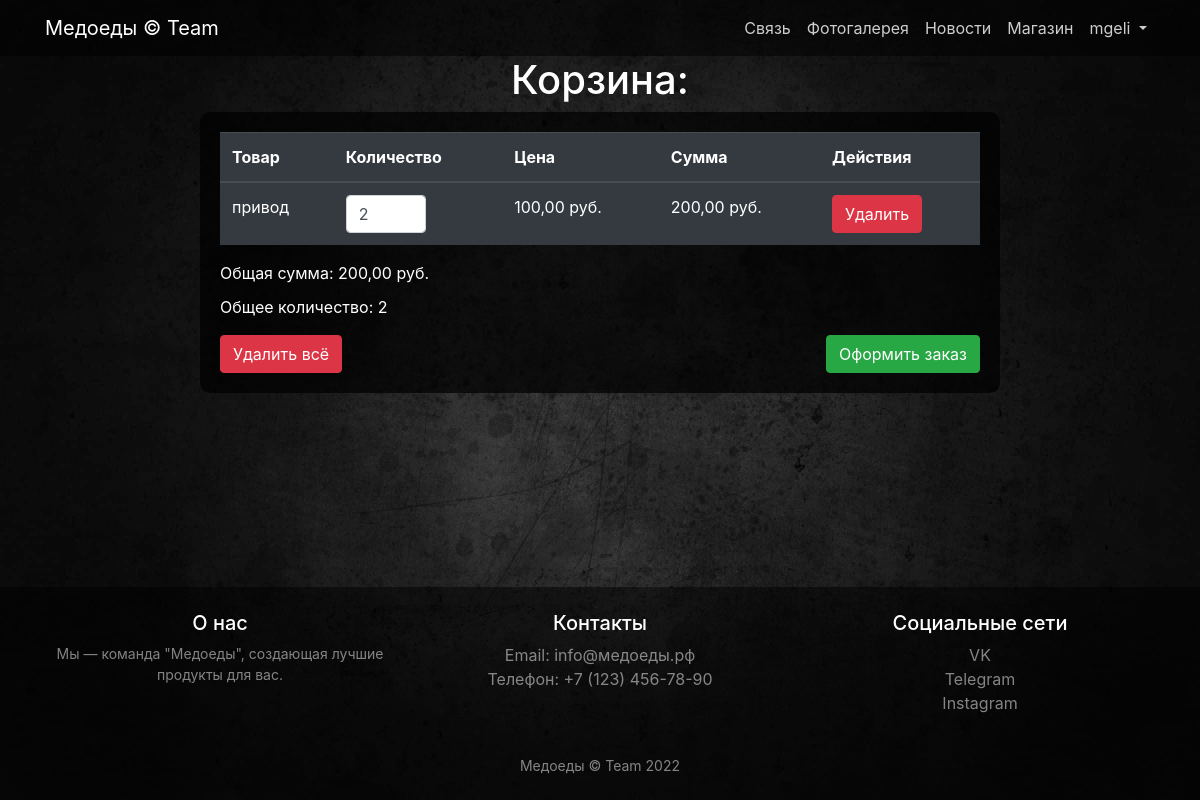
Page /store/basket/ (signed in) on the earlier database version.
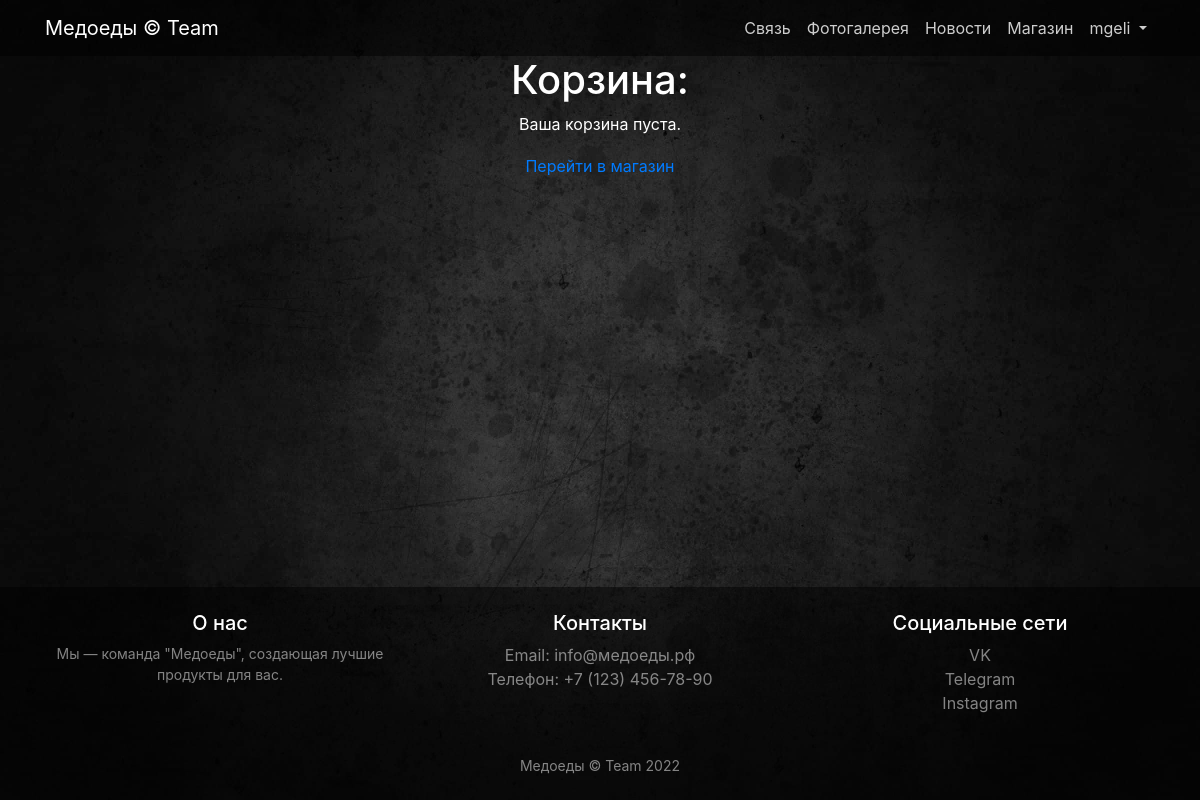
Same page on the later database version.
### store/models.py (models this page shows, shortened)
class Basket(models.Model):
    user = models.ForeignKey(to=User, on_delete=models.CASCADE)
    product = models.ForeignKey(to=Product, on_delete=models.CASCADE)
    quantity = models.PositiveIntegerField(default=0)
    created_timestamp = models.DateTimeField(auto_now_add=True)
    objects = BasketQuerySet.as_manager()
    def sum(self):
        return self.product.price * self.quantity

class Product(models.Model):
    name = models.CharField(max_length=120)
    description = models.TextField()
    price = models.DecimalField(max_digits=10, decimal_places=2)
    quantity = models.PositiveIntegerField(default=0)
    image = models.ImageField(upload_to='products_images', blank=True)  # Основное изображение
    category = models.ForeignKey(to=ProductCategory, on_delete=models.PROTECT)

### store/views.py (the view, shortened to what this page needs)
# urls.py: path('basket/', views.basket_view, name='basket'),
@login_required
def basket_view(request):
    baskets = Basket.objects.filter(user=request.user)
    total_sum = baskets.total_sum()
    total_quantity = baskets.total_quantity()
    context = {
        'baskets': baskets,
        'total_sum': total_sum,
        'total_quantity': total_quantity,
        'title': 'Корзина'
    }
    return render(request, 'store/basket.html', context)

### store/models.py (called while the page is built)
    def total_sum(self):
        return sum(basket.sum() for basket in self)

    def total_quantity(self):
        return sum(basket.quantity for basket in self)

### store/templates/store/basket.html (shortened to what this page needs)
{% extends 'store/item.html' %}
{% block content %}
<h1 class="text-white text-center">Корзина:</h1>
{% if baskets %}
    <div class="container d-flex justify-content-center">
        <div class="order-summary" style="background-color: rgba(0, 0, 0, 0.7); padding: 20px; border-radius: 10px; width: 80%; max-width: 800px;">
            <form method="post">
                <table class="table table-dark table-hover">
                    <thead>
                        <tr>
                            <th>Товар</th>
                            <th>Количество</th>
                            <th>Цена</th>
                            <th>Сумма</th>
                            <th>Действия</th>
                        </tr>
                    </thead>
                    <tbody>
                        {% for basket in baskets %}
                            <tr data-product-id="{{ basket.product.id }}" style="cursor: pointer;">
                                <td>{{ basket.product.name }}</td>
                                <td>
                                    <input type="number" name="quantity_{{ basket.id }}" value="{{ basket.quantity }}" min="1" class="form-control" style="width: 80px;">
                                </td>
                                <td>{{ basket.product.price }} руб.</td>
                                <td>{{ basket.sum }} руб.</td>
                                <td>
                                    <a href="{% url 'store:basket_remove' basket.id %}" class="btn btn-danger btn-smonclick" onclick="return confirm('Вы уверены, что хотите удалить товар из корзины?');">Удалить</a>
                                </td>
                            </tr>
                        {% endfor %}
                    </tbody>
                </table>
                <div class="text-white">
                    <p>Общая сумма: {{ total_sum }} руб.</p>
                    <p>Общее количество: {{ total_quantity }}</p>
                </div>
                <div class="d-flex justify-content-between mt-3">
                    <a href="{% url 'store:basket_clear' %}" class="btn btn-danger" onclick="return confirm('Вы уверены, что хотите удалить все товары из корзины?');">Удалить всё</a>
                    <a href="{% url 'store:checkout' %}" class="btn btn-success">Оформить заказ</a>
                </div>
            </form>
        </div>
    </div>
{% else %}
    <p class="text-center text-white">Ваша корзина пуста.</p>
    <div class="text-center">
                    <a class="nav-link" href="{% url 'store:index' %}">Перейти в магазин </a>
                </div>
{% endif %}
{% endblock %}

Differences in the rows shown:
removed Basket: product.name "привод", quantity "2", product.price "100,00", sum "200,00"
Other differences:
{{ total_sum }}: "200,00" → (not shown)
{{ total_quantity }}: "2" → (not shown)
text no longer shown: "Товар Количество Цена Сумма Действия Общая сумма: руб. Общее количество: Удалить всё Оформить заказ"
text now shown: "Ваша корзина пуста. Перейти в магазин"
